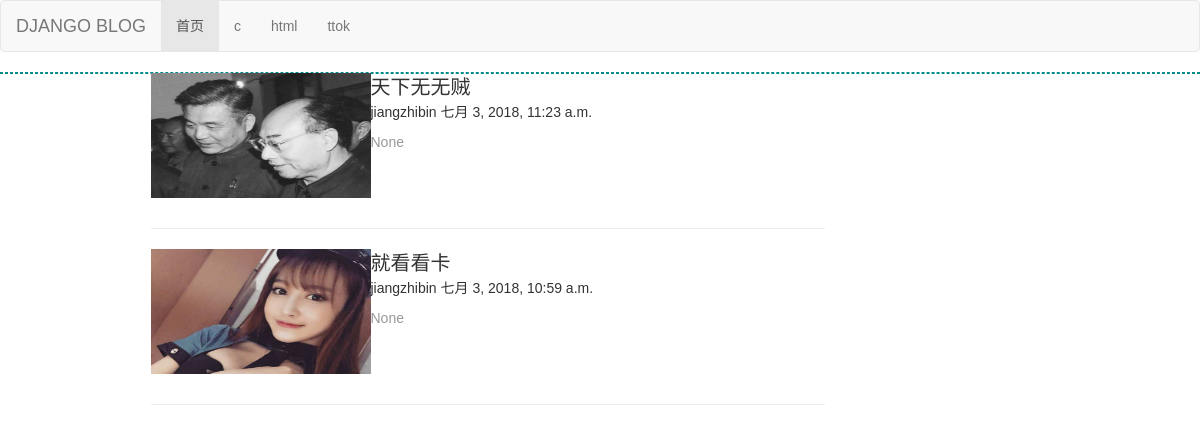
Before: / with the older database file.
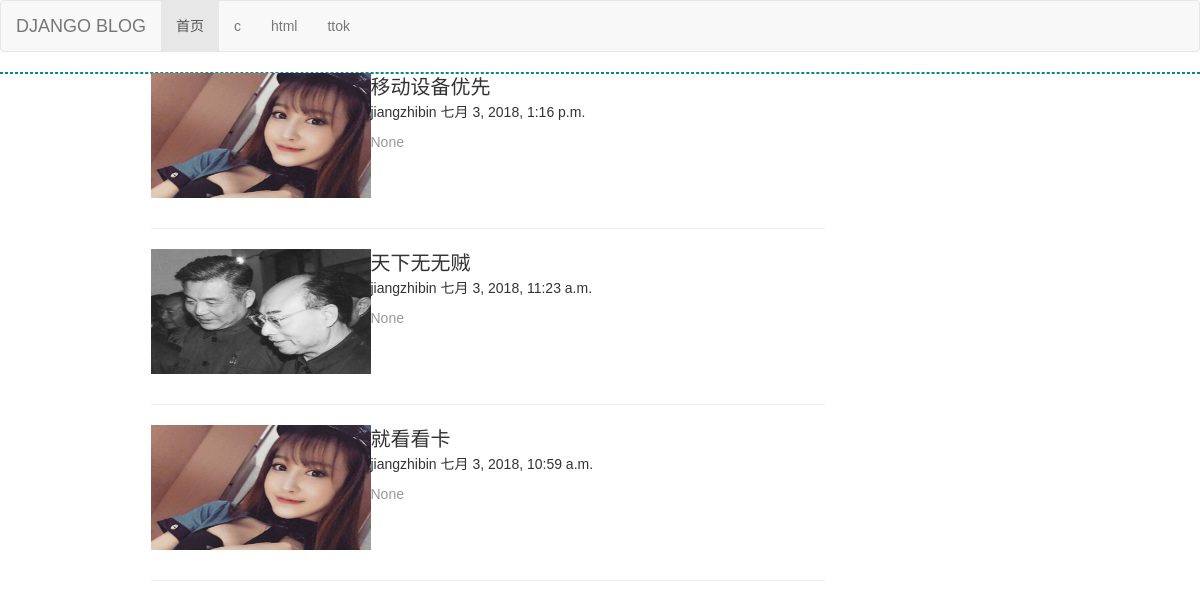
After: the same page with the newer database file.
### blog/models.py (models this page shows, shortened)
class Category(models.Model):
    name = models.CharField(max_length=64,unique=True)
    brief = models.CharField(null=True,blank=True,max_length=255)
    slug = models.CharField(null=True,blank=True,max_length=255)
    set_as_top_menu = models.BooleanField(default=False)
    position_index = models.SmallIntegerField()
    admins = models.ManyToManyField("UserProfile",blank=True)

class Article(models.Model):
    title = models.CharField(u"标题",max_length=255)
    brief = models.CharField(u"摘要",null=True,blank=True,max_length=255)
    category = models.ForeignKey("Category",on_delete=models.CASCADE)
    content = models.TextField(u"文章内容")
    author = models.ForeignKey("UserProfile",on_delete=models.CASCADE)
    pub_date = models.DateTimeField(u"发布时间",blank=True,null=True)
    last_modify = models.DateTimeField(auto_now=True)
    priority = models.IntegerField(u"优先级",default=1000)
    head_img = models.ImageField(u"文章封面",upload_to="uploads")
    status_choices = (('draft',u"草稿"),
                      ('published',u"已发布"),
                      ('hidden',u"隐藏"),
                      )
    status = models.CharField(choices=status_choices,default='published',max_length=32)

class UserProfile(models.Model):
    user = models.OneToOneField(User,on_delete=models.CASCADE)
    name =models.CharField(max_length=32)

### blog/views.py (the view)
# urls.py: path('', views.index),
def index(request):
    category_obj = models.Category.objects.get(position_index=1)
    article_list = models.Article.objects.filter(status='published')
    return render(request,'index.html',{'category_list':category_list,
                                            'article_list':article_list,
                                             'category_obj':category_obj,
                                            })

### blog/templatetags/custom.py (called while the page is built)
@register.filter
def truncate_url(img_obj):
    return  img_obj.name.split("/",maxsplit=1)[-1]

### templates/index.html (shortened to what this page needs)
{% load custom %}
<!DOCTYPE html>
<html lang="zh-CN">
  <head>
    <link href="/static/bootstrap/css/bootstrap.min.css" rel="stylesheet">
    <link href="/static/bootstrap/css/mine.css" rel="stylesheet">
  </head>
  <body>
   <nav class="navbar navbar-default">
  <div class="container-fluid">
    <div class="navbar-header">
      <a class="navbar-brand" href="/">DJANGO BLOG</a>
    </div>
    <div class="collapse navbar-collapse" id="bs-example-navbar-collapse-1">
      <ul class="nav navbar-nav">
           {% for category in category_list %}
            {% if category.id == category_obj.id %}
                <li class="active"><a href="/category/{{ category.id }}">{{ category.name }}</a></li>
            {% else %}
                <li class=""><a href="/category/{{ category.id }}">{{ category.name }}</a></li>
            {% endif %}
          {% endfor%}
      </ul>
    </div>
  </div>
</nav>
    <div class="page-container">
        <div class="wrap-left">
            {% for article in article_list reversed %}
            <div article_id="{{ article.id }}" class="article-box row">
                <div class="article-head-img col-md-4">
                    <img src="/static/{{ article.head_img|truncate_url }}" >
                </div>
                <div class="article-brief col-md-8">
                    <a class="article-title" href="{% url 'article_detail' article.id %}">{{ article.title }}</a>
                    <div class="article-brief-info">
                        <span>
                            {{ article.author.name }}
                        </span>
                        <span>{{ article.pub_date }}</span>
                     </div>
                    <div class="article-brief-text">
                        <p>{{ article.brief }}</p>
                    </div>
                </div>
            </div>
            <hr>
        {% endfor %}
             </div>
    </div>
  </body>
</html>

Changed rows visible on the page:
added Article: head_img (picture), title "移动设备优先", author.name "jiangzhibin", pub_date "七月 3, 2018, 1:16 p.m.", brief "None"
